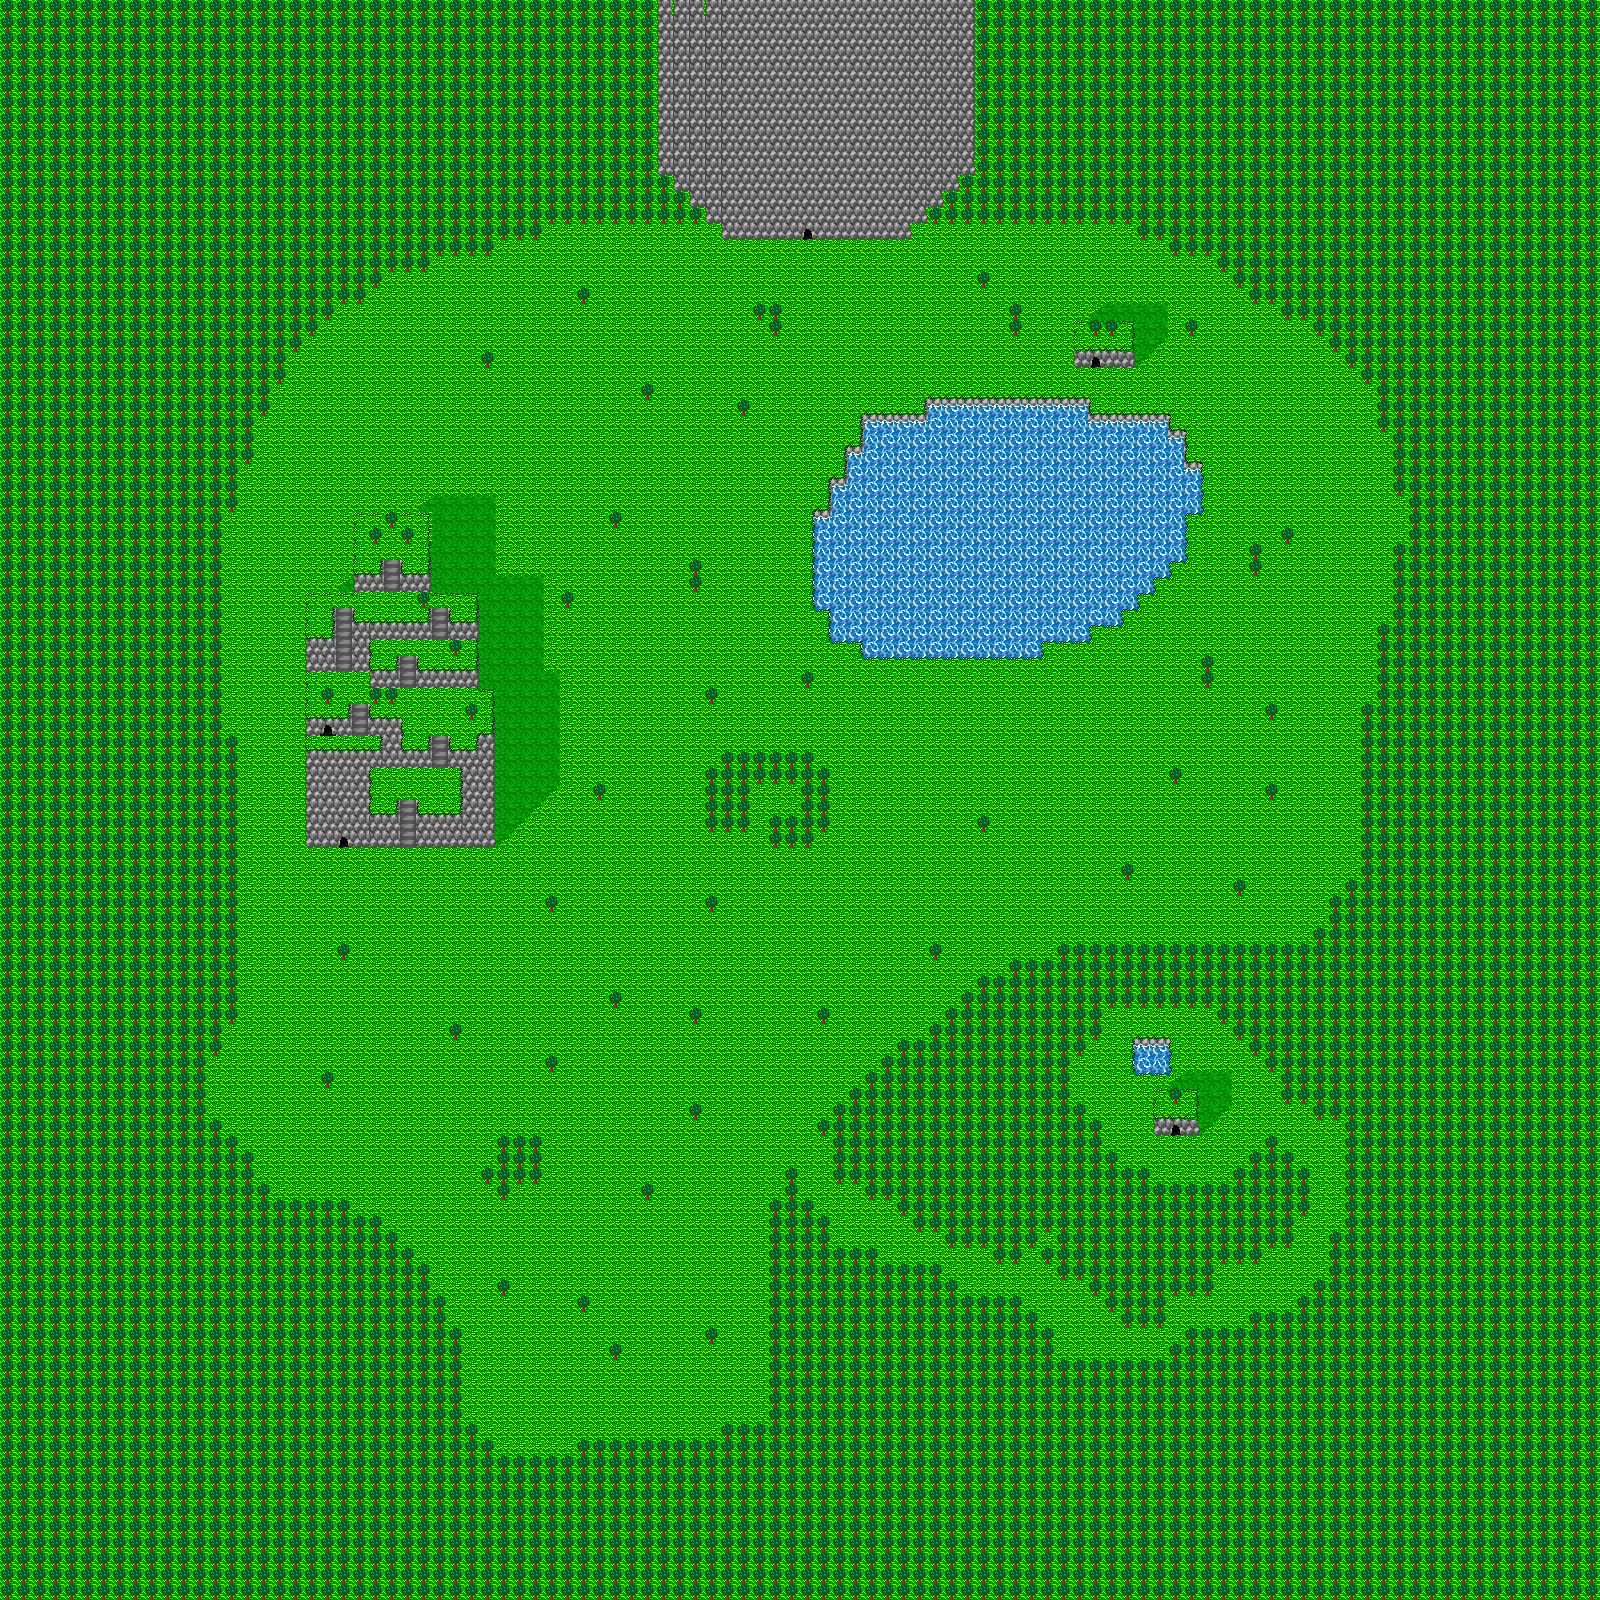

The image is a tile-based game level rendered from a .tmx file. Its description and source (layers, tilesets, objects; grid data summarised) follow:
An orthogonal 100x100 tile map with 16x16 px tiles, 4 tile layers (Sub Layer 2, Sub Layer 1, Main Layer, Layer 2) and 24 objects.

<map version="1.0" orientation="orthogonal" renderorder="right-down" width="100" height="100" tilewidth="16" tileheight="16" nextobjectid="1">
 <tileset firstgid="1" name="tileset_01" tilewidth="16" tileheight="16">
  <image source="tileset_01.png" width="128" height="128" />
  <tile id="1">
   <objectgroup draworder="index">
    <object id="0" x="0" y="0" width="16" height="16" />
   </objectgroup>
  </tile>
  <tile id="3">
   <objectgroup draworder="index">
    <object id="0" x="0" y="16">
     <polyline points="0,0 0,-16 16,-16" />
    </object>
   </objectgroup>
  </tile>
  <tile id="4">
   <objectgroup draworder="index">
    <object id="0" x="0" y="0">
     <polyline points="0,0 16,0" />
    </object>
   </objectgroup>
  </tile>
  <tile id="5">
   <objectgroup draworder="index">
    <object id="0" x="0" y="0">
     <polyline points="0,0 16,0 16,16" />
    </object>
   </objectgroup>
  </tile>
  <tile id="6">
   <objectgroup draworder="index">
    <object id="0" x="16" y="0">
     <polyline points="0,0 0,16 -16,16" />
    </object>
    <object id="0" x="0" y="12" width="16" height="4" />
   </objectgroup>
  </tile>
  <tile id="7">
   <objectgroup draworder="index">
    <object id="0" x="0" y="0">
     <polyline points="0,0 0,16" />
    </object>
   </objectgroup>
  </tile>
  <tile id="8">
   <objectgroup draworder="index">
    <object id="0" x="0" y="0" width="16" height="16" />
   </objectgroup>
  </tile>
  <tile id="9">
   <objectgroup draworder="index">
    <object id="0" x="0" y="0" width="16" height="16" />
   </objectgroup>
  </tile>
  <tile id="11">
   <objectgroup draworder="index">
    <object id="0" x="0" y="0">
     <polyline points="0,0 0,16" />
    </object>
   </objectgroup>
  </tile>
  <tile id="12">
   <objectgroup draworder="index">
    <object id="0" x="0" y="12" width="16" height="4" />
   </objectgroup>
  </tile>
  <tile id="13">
   <objectgroup draworder="index">
    <object id="0" x="16" y="0">
     <polyline points="0,0 0,16" />
    </object>
   </objectgroup>
  </tile>
  <tile id="14">
   <objectgroup draworder="index">
    <object id="0" x="16" y="16">
     <polyline points="0,0 -16,0 -16,-16" />
    </object>
    <object id="0" x="0" y="12" width="16" height="4" />
   </objectgroup>
  </tile>
  <tile id="15">
   <objectgroup draworder="index">
    <object id="0" x="16" y="16">
     <polyline points="0,0 -16,0 -16,-16" />
    </object>
   </objectgroup>
  </tile>
  <tile id="16">
   <objectgroup draworder="index">
    <object id="0" x="0" y="0" width="16" height="16" />
   </objectgroup>
  </tile>
  <tile id="17">
   <objectgroup draworder="index">
    <object id="0" x="0" y="0" width="16" height="16" />
   </objectgroup>
  </tile>
  <tile id="21">
   <objectgroup draworder="index">
    <object id="0" x="16" y="0">
     <polyline points="0,0 0,16 -16,16" />
    </object>
   </objectgroup>
  </tile>
  <tile id="22">
   <objectgroup draworder="index">
    <object id="0" x="16" y="16">
     <polyline points="0,0 -16,0" />
    </object>
   </objectgroup>
  </tile>
  <tile id="23">
   <objectgroup draworder="index">
    <object id="0" x="16" y="0">
     <polyline points="0,0 0,16" />
    </object>
   </objectgroup>
  </tile>
  <tile id="28">
   <objectgroup draworder="index">
    <object id="0" x="16" y="16">
     <polyline points="0,0 0,-16" />
    </object>
    <object id="0" x="0" y="0">
     <polyline points="0,0 0,16" />
    </object>
   </objectgroup>
  </tile>
  <tile id="30">
   <objectgroup draworder="index">
    <object id="0" x="0" y="16">
     <polyline points="0,0 0,-16 16,-16 16,0" />
    </object>
   </objectgroup>
  </tile>
  <tile id="32">
   <objectgroup draworder="index">
    <object id="0" x="0" y="0" width="16" height="16" />
   </objectgroup>
  </tile>
 </tileset>
 <layer name="Sub Layer 2" width="100" height="100">
  <data>[10000 cells, 19 non-empty, 3 distinct tile ids]</data>
 </layer>
 <layer name="Sub Layer 1" width="100" height="100">
  <data>[10000 cells, 241 non-empty, 12 distinct tile ids]</data>
 </layer>
 <layer name="Main Layer" width="100" height="100">
  <data>[10000 cells, 10000 non-empty, 28 distinct tile ids]</data>
 </layer>
 <layer name="Layer 2" width="100" height="100">
  <data>[10000 cells, 7789 non-empty, 7 distinct tile ids]</data>
 </layer>
</map>
